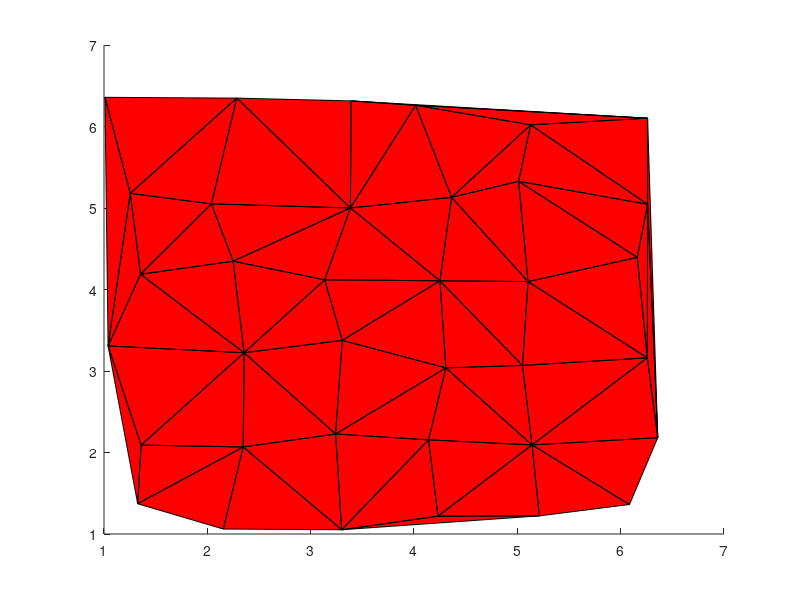

The MATLAB script that drew this image: (Note: this script raises an error after producing the figure.)
function testscript()
% Draws an n x n array of triangles, sort of close to the
% integer lattice. 
%
% User clicks on 3 of them -- these are "constrained"
% Numbers 2 and 3 remain in place. 
% The user clicks once more to specify a target for v1 (shown as a green
% square, I think). 
%
% The program then draws the original mesh on the left and the new mesh on
% the right.

clf;
n = 6; 
[x,y] = meshgrid(1:n,1:n)
x = x + 0.4 * rand(n);
y = y + 0.4 * rand(n);
z = zeros(n);
tri = delaunay(x,y);
%mesh.vertices = [0 0 0; 1 0 0; 1 1 0; 0 1 0];
%mesh.faces  = [1 2 3; 1 3 4];
mesh.vertices = [x(:), y(:), z(:)];
mesh.faces = tri;
k = size(mesh.faces, 1);
mesh.facevertexcdata = rand(k, 3);
clf;

%mesh.vertices = [0 0 0; 1 0 0; 0 0.5 0];
%mesh.faces = [1 2 3];
%mesh.facevertexcdata = [0.6 0.4 0.3];

drawMesh(mesh);

i1 = getClick(mesh.vertices)
i2 = getClick(mesh.vertices);
i3 = getClick(mesh.vertices);
q1 = newPoint(); 

mesh2 = deformMesh(mesh, [i1, i2, i3], [[q1, 0]; mesh.vertices(i2, :); mesh.vertices(i3, :)]);

%mesh2 = deformMesh(mesh, [1, 2], [mesh.vertices(1,:); mesh.vertices(2, :) + [0.5, 0, 0]]);
figure(1);
h1 = subplot(1, 2, 1);
axis square
a1 = gca;
drawMesh(mesh);
constrained = mesh.vertices([i1, i2, i3], [1 2]);

hold on;
plot(constrained(:, 1), constrained(:, 2), 'rd', 'MarkerEdgeColor', 'black', 'MarkerFaceColor', 'red', 'MarkerSize', 12);
plot(q1(1), q1(2), 'rs', 'MarkerEdgeColor', 'black', 'MarkerFaceColor', 'green', 'MarkerSize', 12);
hold off;

h2 = subplot(1, 2, 2)
a2 = gca;
axis square
set(a2, 'XLim', get(a1, 'XLim'));
set(a2, 'YLim', get(a1, 'YLim'));

drawMesh(mesh2);
hold on;
plot(constrained(:, 1), constrained(:, 2), 'rd', 'MarkerEdgeColor', 'black', 'MarkerFaceColor', 'red', 'MarkerSize', 12);
plot(q1(1), q1(2), 'rs', 'MarkerEdgeColor', 'black', 'MarkerFaceColor', 'green', 'MarkerSize', 12);
hold off;